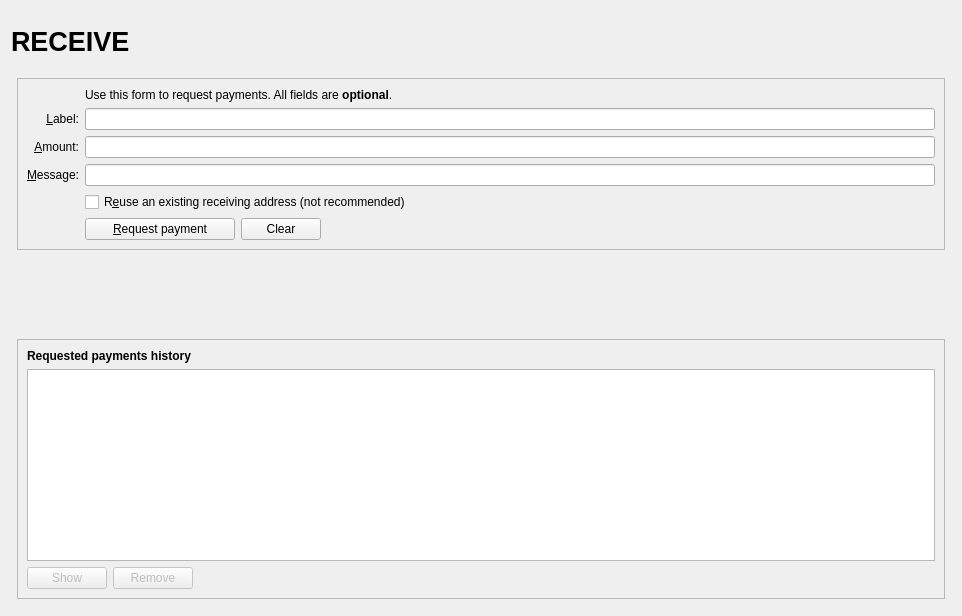
<?xml version="1.0" encoding="UTF-8"?>
<ui version="4.0">
 <class>ReceiveCoinsDialog</class>
  <widget class="QWidget" name="ReceiveCoinsDialog">
    <property name="geometry">
      <rect>
        <x>0</x>
        <y>0</y>
        <width>962</width>
        <height>616</height>
      </rect>
    </property>
    <layout class="QVBoxLayout" name="verticalLayout" stretch="0">
      <item>
        <layout class="QVBoxLayout" name="verticalLayout_Master" stretch="0,1">
          <property name="spacing">
            <number>0</number>
          </property>
          <item>
            <widget class="QFrame" name="frame_Header">
              <layout class="QVBoxLayout" name="verticalLayout_8">
                <property name="leftMargin">
                  <number>0</number>
                </property>
                <property name="topMargin">
                  <number>0</number>
                </property>
                <property name="rightMargin">
                  <number>0</number>
                </property>
                <property name="bottomMargin">
                  <number>0</number>
                </property>
                <item>
                  <layout class="QHBoxLayout" name="horizontalLayout_Header" stretch="1,0,1">
                    <item>
                      <widget class="QLabel" name="labelOverviewHeaderLeft">
                        <property name="minimumSize">
                          <size>
                            <width>464</width>
                            <height>60</height>
                          </size>
                        </property>
                        <property name="maximumSize">
                          <size>
                            <width>16777215</width>
                            <height>60</height>
                          </size>
                        </property>
                        <property name="font">
                          <font>
                            <pointsize>20</pointsize>
                            <weight>75</weight>
                            <bold>true</bold>
                          </font>
                        </property>
                        <property name="text">
                          <string>RECEIVE</string>
                        </property>
                      </widget>
                    </item>
                    <item>
                      <spacer name="horizontalSpacer_3">
                        <property name="orientation">
                          <enum>Qt::Horizontal</enum>
                        </property>
                        <property name="sizeHint" stdset="0">
                          <size>
                            <width>40</width>
                            <height>20</height>
                          </size>
                        </property>
                      </spacer>
                    </item>
                    <item>
                      <widget class="QLabel" name="labelOverviewHeaderRight">
                        <property name="minimumSize">
                          <size>
                            <width>464</width>
                            <height>61</height>
                          </size>
                        </property>
                        <property name="maximumSize">
                          <size>
                            <width>16777215</width>
                            <height>61</height>
                          </size>
                        </property>
                        <property name="font">
                          <font>
                            <pointsize>14</pointsize>
                          </font>
                        </property>
                        <property name="text">
                          <string/>
                        </property>
                        <property name="alignment">
                          <set>Qt::AlignRight|Qt::AlignTrailing|Qt::AlignVCenter</set>
                        </property>
                      </widget>
                    </item>
                  </layout>
                </item>
              </layout>
            </widget>
          </item>
          <item>
            <widget class="QFrame" name="frame_BG">
              <layout class="QVBoxLayout" name="verticalLayout_5">
                <property name="leftMargin">
                  <number>6</number>
                </property>
                <property name="topMargin">
                  <number>6</number>
                </property>
                <property name="rightMargin">
                  <number>6</number>
                </property>
                <property name="bottomMargin">
                  <number>6</number>
                </property>
                <item>
                  <widget class="QFrame" name="frame2">
                    <property name="sizePolicy">
                      <sizepolicy hsizetype="Preferred" vsizetype="Expanding">
                        <horstretch>0</horstretch>
                        <verstretch>0</verstretch>
                      </sizepolicy>
                    </property>
                    <property name="frameShape">
                      <enum>QFrame::StyledPanel</enum>
                    </property>
                    <property name="frameShadow">
                      <enum>QFrame::Sunken</enum>
                    </property>
                    <layout class="QVBoxLayout" name="verticalLayout_3">
                      <item>
                        <layout class="QGridLayout" name="gridLayout">
                          <item row="7" column="2">
                            <widget class="QCheckBox" name="reuseAddress">
                              <property name="toolTip">
                                <string>Reuse one of the previously used receiving addresses.&lt;br&gt;Reusing addresses has security and privacy issues.&lt;br&gt;Do not use this unless re-generating a payment request made before.</string>
                              </property>
                              <property name="text">
                                <string>R&amp;euse an existing receiving address (not recommended)</string>
                              </property>
                            </widget>
                          </item>
                          <item row="7" column="0">
                            <widget class="QLabel" name="label_4">
                              <property name="text">
                                <string/>
                              </property>
                            </widget>
                          </item>
                          <item row="6" column="0">
                            <widget class="QLabel" name="label_3">
                              <property name="toolTip">
                                <string>An optional message to attach to the payment request, which will be displayed when the request is opened. Note: The message will not be sent with the payment over the TheCash network.</string>
                              </property>
                              <property name="text">
                                <string>&amp;Message:</string>
                              </property>
                              <property name="alignment">
                                <set>Qt::AlignRight|Qt::AlignTrailing|Qt::AlignVCenter</set>
                              </property>
                              <property name="buddy">
                                <cstring>reqMessage</cstring>
                              </property>
                            </widget>
                          </item>
                          <item row="4" column="2">
                            <widget class="QLineEdit" name="reqLabel">
                              <property name="toolTip">
                                <string>An optional label to associate with the new receiving address.</string>
                              </property>
                            </widget>
                          </item>
                          <item row="6" column="2">
                            <widget class="QLineEdit" name="reqMessage">
                              <property name="toolTip">
                                <string>An optional message to attach to the payment request, which will be displayed when the request is opened.&lt;br&gt;Note: The message will not be sent with the payment over the TheCash network.</string>
                              </property>
                            </widget>
                          </item>
                          <item row="2" column="2">
                            <widget class="QLabel" name="label_5">
                              <property name="text">
                                <string>Use this form to request payments. All fields are &lt;b&gt;optional&lt;/b&gt;.</string>
                              </property>
                            </widget>
                          </item>
                          <item row="4" column="0">
                            <widget class="QLabel" name="label_2">
                              <property name="toolTip">
                                <string>An optional label to associate with the new receiving address.</string>
                              </property>
                              <property name="text">
                                <string>&amp;Label:</string>
                              </property>
                              <property name="alignment">
                                <set>Qt::AlignRight|Qt::AlignTrailing|Qt::AlignVCenter</set>
                              </property>
                              <property name="buddy">
                                <cstring>reqLabel</cstring>
                              </property>
                            </widget>
                          </item>
                          <item row="5" column="0">
                            <widget class="QLabel" name="label">
                              <property name="toolTip">
                                <string>An optional amount to request. Leave this empty or zero to not request a specific amount.</string>
                              </property>
                              <property name="text">
                                <string>&amp;Amount:</string>
                              </property>
                              <property name="alignment">
                                <set>Qt::AlignRight|Qt::AlignTrailing|Qt::AlignVCenter</set>
                              </property>
                              <property name="buddy">
                                <cstring>reqAmount</cstring>
                              </property>
                            </widget>
                          </item>
                          <item row="5" column="2">
                            <widget class="BitcoinAmountField" name="reqAmount">
                              <property name="minimumSize">
                                <size>
                                  <width>80</width>
                                  <height>0</height>
                                </size>
                              </property>
                              <property name="toolTip">
                                <string>An optional amount to request. Leave this empty or zero to not request a specific amount.</string>
                              </property>
                            </widget>
                          </item>
                          <item row="8" column="2">
                            <layout class="QHBoxLayout" name="horizontalLayout">
                              <item>
                                <widget class="QPushButton" name="receiveButton">
                                  <property name="minimumSize">
                                    <size>
                                      <width>150</width>
                                      <height>0</height>
                                    </size>
                                  </property>
                                  <property name="text">
                                    <string>&amp;Request payment</string>
                                  </property>
                                  <property name="icon">
                                    <iconset resource="../thecash.qrc">
                                      <normaloff>:/icons/receiving_addresses</normaloff>:/icons/receiving_addresses
                                    </iconset>
                                  </property>
                                </widget>
                              </item>
                              <item>
                                <widget class="QPushButton" name="clearButton">
                                  <property name="sizePolicy">
                                    <sizepolicy hsizetype="Minimum" vsizetype="Fixed">
                                      <horstretch>0</horstretch>
                                      <verstretch>0</verstretch>
                                    </sizepolicy>
                                  </property>
                                  <property name="toolTip">
                                    <string>Clear all fields of the form.</string>
                                  </property>
                                  <property name="text">
                                    <string>Clear</string>
                                  </property>
                                  <property name="icon">
                                    <iconset resource="../thecash.qrc">
                                      <normaloff>:/icons/remove</normaloff>:/icons/remove
                                    </iconset>
                                  </property>
                                  <property name="autoDefault">
                                    <bool>false</bool>
                                  </property>
                                </widget>
                              </item>
                              <item>
                                <spacer name="horizontalSpacer">
                                  <property name="orientation">
                                    <enum>Qt::Horizontal</enum>
                                  </property>
                                  <property name="sizeHint" stdset="0">
                                    <size>
                                      <width>40</width>
                                      <height>20</height>
                                    </size>
                                  </property>
                                </spacer>
                              </item>
                            </layout>
                          </item>
                          <item row="8" column="0">
                            <widget class="QLabel" name="label_7">
                              <property name="text">
                                <string/>
                              </property>
                            </widget>
                          </item>
                        </layout>
                      </item>
                    </layout>
                  </widget>
                </item>
                <item>
                  <spacer name="verticalSpacer_2">
                    <property name="orientation">
                      <enum>Qt::Vertical</enum>
                    </property>
                    <property name="sizeHint" stdset="0">
                      <size>
                        <width>20</width>
                        <height>10</height>
                      </size>
                    </property>
                  </spacer>
                </item>
                <item>
                  <widget class="QFrame" name="frame">
                    <property name="sizePolicy">
                      <sizepolicy hsizetype="Preferred" vsizetype="Expanding">
                        <horstretch>0</horstretch>
                        <verstretch>0</verstretch>
                      </sizepolicy>
                    </property>
                    <property name="frameShape">
                      <enum>QFrame::StyledPanel</enum>
                    </property>
                    <property name="frameShadow">
                      <enum>QFrame::Raised</enum>
                    </property>
                    <layout class="QVBoxLayout" name="verticalLayout_2">
                      <item>
                        <widget class="QLabel" name="label_6">
                          <property name="font">
                            <font>
                              <weight>75</weight>
                              <bold>true</bold>
                            </font>
                          </property>
                          <property name="text">
                            <string>Requested payments history</string>
                          </property>
                        </widget>
                      </item>
                      <item>
                        <widget class="QTableView" name="recentRequestsView">
                          <property name="palette">
                            <palette>
                              <active>
                                <colorrole role="Text">
                                  <brush brushstyle="SolidPattern">
                                    <color alpha="255">
                                      <red>51</red>
                                      <green>51</green>
                                      <blue>51</blue>
                                    </color>
                                  </brush>
                                </colorrole>
                              </active>
                              <inactive>
                                <colorrole role="Text">
                                  <brush brushstyle="SolidPattern">
                                    <color alpha="255">
                                      <red>51</red>
                                      <green>51</green>
                                      <blue>51</blue>
                                    </color>
                                  </brush>
                                </colorrole>
                              </inactive>
                              <disabled>
                                <colorrole role="Text">
                                  <brush brushstyle="SolidPattern">
                                    <color alpha="255">
                                      <red>85</red>
                                      <green>85</green>
                                      <blue>85</blue>
                                    </color>
                                  </brush>
                                </colorrole>
                              </disabled>
                            </palette>
                          </property>
                          <property name="contextMenuPolicy">
                            <enum>Qt::CustomContextMenu</enum>
                          </property>
                          <property name="tabKeyNavigation">
                            <bool>false</bool>
                          </property>
                          <property name="sortingEnabled">
                            <bool>true</bool>
                          </property>
                        </widget>
                      </item>
                      <item>
                        <layout class="QHBoxLayout" name="horizontalLayout_2">
                          <item>
                            <widget class="QPushButton" name="showRequestButton">
                              <property name="enabled">
                                <bool>false</bool>
                              </property>
                              <property name="toolTip">
                                <string>Show the selected request (does the same as double clicking an entry)</string>
                              </property>
                              <property name="text">
                                <string>Show</string>
                              </property>
                              <property name="icon">
                                <iconset resource="../thecash.qrc">
                                  <normaloff>:/icons/edit</normaloff>:/icons/edit
                                </iconset>
                              </property>
                              <property name="autoDefault">
                                <bool>false</bool>
                              </property>
                            </widget>
                          </item>
                          <item>
                            <widget class="QPushButton" name="removeRequestButton">
                              <property name="enabled">
                                <bool>false</bool>
                              </property>
                              <property name="toolTip">
                                <string>Remove the selected entries from the list</string>
                              </property>
                              <property name="text">
                                <string>Remove</string>
                              </property>
                              <property name="icon">
                                <iconset resource="../thecash.qrc">
                                  <normaloff>:/icons/remove</normaloff>:/icons/remove
                                </iconset>
                              </property>
                              <property name="autoDefault">
                                <bool>false</bool>
                              </property>
                            </widget>
                          </item>
                          <item>
                            <spacer name="horizontalSpacer_2">
                              <property name="orientation">
                                <enum>Qt::Horizontal</enum>
                              </property>
                              <property name="sizeHint" stdset="0">
                                <size>
                                  <width>40</width>
                                  <height>20</height>
                                </size>
                              </property>
                            </spacer>
                          </item>
                        </layout>
                      </item>
                    </layout>
                  </widget>
                </item>
              </layout>
            </widget>
          </item>
        </layout>
      </item>
    </layout>
  </widget>
 <customwidgets>
  <customwidget>
   <class>BitcoinAmountField</class>
   <extends>QLineEdit</extends>
   <header>bitcoinamountfield.h</header>
   <container>1</container>
  </customwidget>
 </customwidgets>
 <tabstops>
  <tabstop>reqLabel</tabstop>
  <tabstop>reqAmount</tabstop>
  <tabstop>reqMessage</tabstop>
  <tabstop>reuseAddress</tabstop>
  <tabstop>receiveButton</tabstop>
  <tabstop>clearButton</tabstop>
  <tabstop>recentRequestsView</tabstop>
  <tabstop>showRequestButton</tabstop>
  <tabstop>removeRequestButton</tabstop>
 </tabstops>
 <resources>
  <include location="../thecash.qrc"/>
 </resources>
 <connections/>
</ui>
